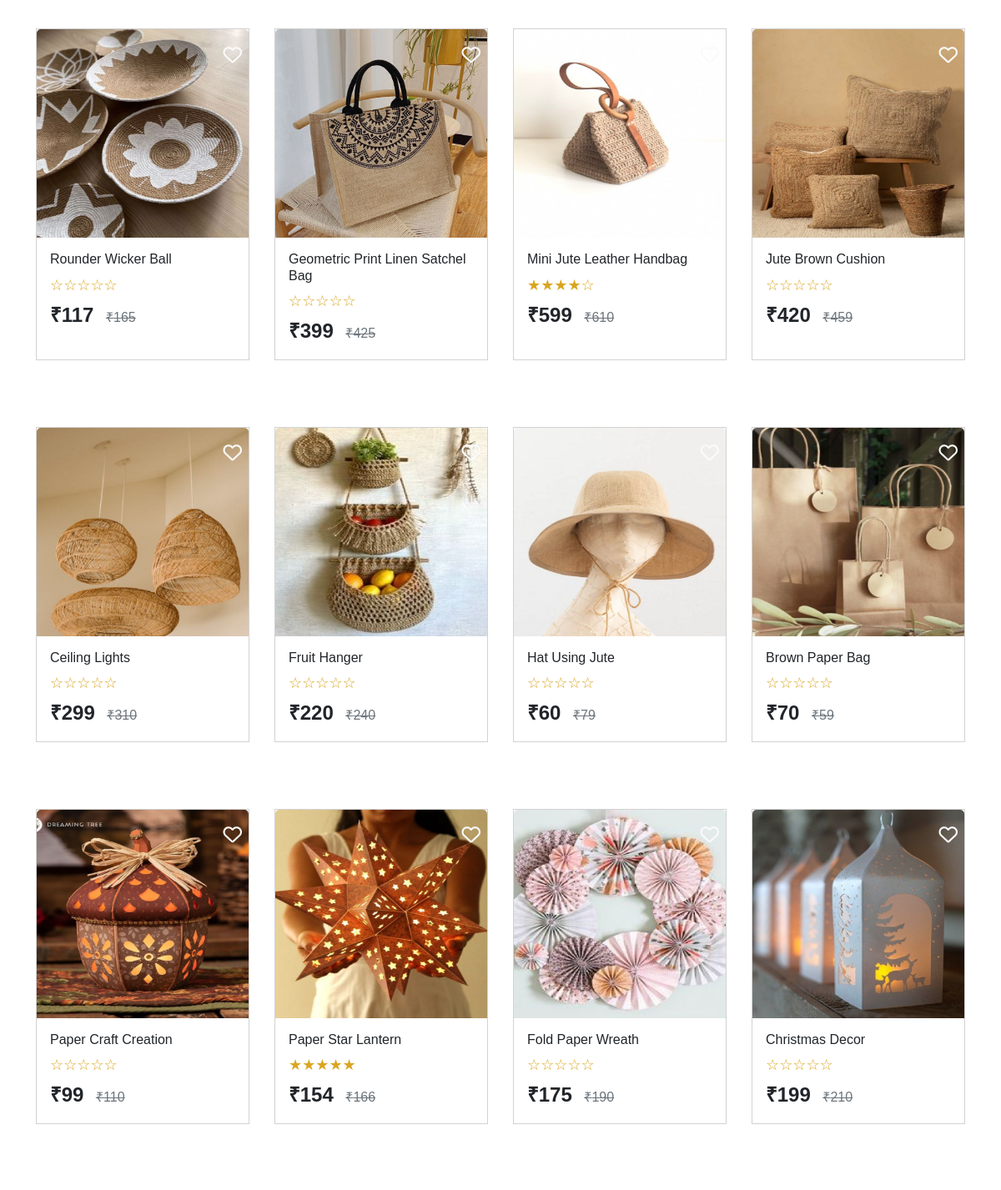
Before: / (middle part) with the older database file.
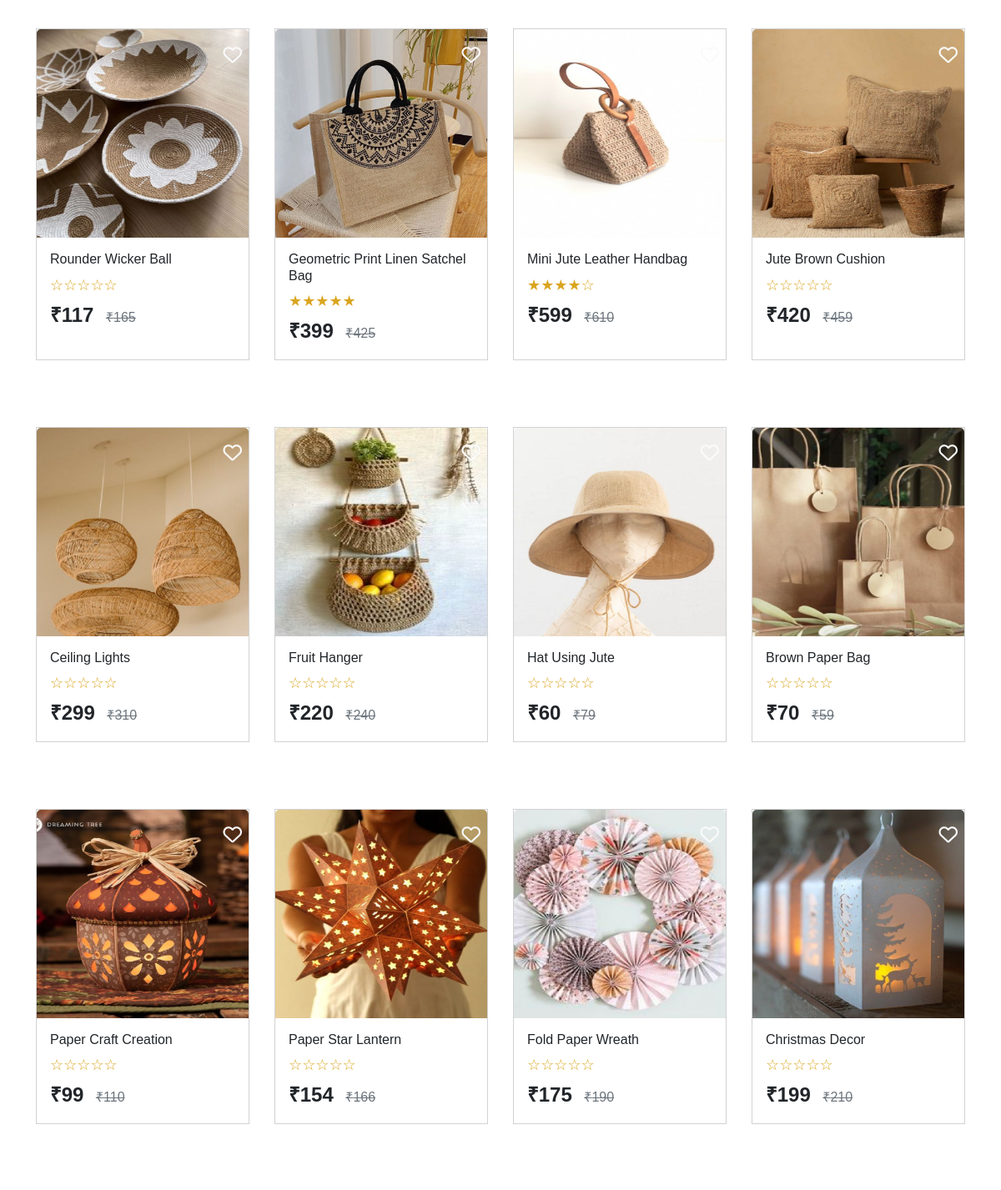
After: the same page with the newer database file.
### account/models.py (models this page shows, shortened)
class Productss(models.Model):
    title=models.CharField(max_length=100)
    description=models.CharField(max_length=500)
    price=models.IntegerField()
    offerprice=models.IntegerField()
    image=models.ImageField(upload_to='product_images')
    stock=models.IntegerField()
    ShippingFee=models.CharField(max_length=100,default='Free')
    created_at = models.DateTimeField(default=timezone.now)
    options=(
        ('PaperCraft','PaperCraft'),
        ('Wooden','Wooden'),
        ('Jute','Jute'),
    )
    category=models.CharField(max_length=100,choices=options)

### customer/views.py (the view)
# urls.py: path('',ShopView.as_view(),name='shop'),
class ShopView(ListView):
    template_name='shop.html'
    queryset=Productss.objects.all()
    context_object_name='products'
    def get_context_data(self, **kwargs):
        context = super().get_context_data(**kwargs)
        latest_products = Productss.objects.all().order_by('-created_at')[:8]
        context['latest_products'] = latest_products
        for product in context['latest_products']:
            avg_rating = ProductReview.objects.filter(product=product).aggregate(Avg('rating'))['rating__avg']
            product.avg_rating = avg_rating if avg_rating is not None else 0
        for product in context['products']:
            avg_rating = ProductReview.objects.filter(product=product).aggregate(Avg('rating'))['rating__avg']
            product.avg_rating = avg_rating if avg_rating is not None else 0
        return context

### customer/context_processors.py (called while the page is built)
def item_count(request):
    if request.user.is_authenticated:
        cart_count=Cart.objects.filter(user=request.user).count()
        wishlist_count=Wishlist.objects.filter(user=request.user).count()
        order_count=Orders.objects.filter(user=request.user).count()
        return {'cart':cart_count,'wishlist':wishlist_count,'order':order_count}
    else:
        return {"cart":0,'wishlist':0,"order":0}

### customer/templatetags/custom_filters.py (called while the page is built)
@register.filter
def to(value, max_value):
    try:
        value = int(value)
    except (ValueError, TypeError):
        value = 0
    filled_stars = '★' * value
    empty_stars = '☆' * (max_value - value)
    return filled_stars + empty_stars

### customer/templates/shop.html (shortened to what this page needs)
{% extends 'navbar.html' %}
{% block content %}
{% load static %}
{% load custom_filters %}
<div class="d-flex justify-content-center flex-wrap mt-5 mb-5" style="gap: 30px;">
    {% for i in products %}
    <div class="card" style="width: 16rem; border-radius: 0%; margin-top: 50px; position: relative;">
        <img src="{{i.image.url}}" height="250px" class="card-img-top" alt="...">
        <a href="{% url 'add_to_wishlist' i.id %}" class="mt-2 position-absolute top-0 end-0 m-2 text-danger" style="font-size: 30px; z-index: 10;">
            <i class="fa-regular fa-heart fa-fade fa-xs" style="color: #fafafa;"></i>
        </a>
        <div class="card-body">
            <h6 class="card-title">{{i.title}}</h6>
            <p class="mt-2 mb-1" style="color: goldenrod; font-size:large;">
                {{ i.avg_rating|to:5 }}
            </p>
            <p class="card-text" style="display: inline; margin-right: 10px;">
                <b style="font-size: x-large;">&#8377;{{i.offerprice}}</b>
            </p>
            <s class="card-text text-secondary">&#8377;{{i.price}}</s>
        </div>
    </div>
    {% endfor %}
</div>
{% endblock content %}

### customer/templates/navbar.html (shortened to what this page needs)
{% load static %}
<!DOCTYPE html>
<html lang="en">
<head>
    <link
        href="https://cdn.jsdelivr.net/npm/bootstrap@5.3.2/dist/css/bootstrap.min.css"
        rel="stylesheet"
    />
    <link rel="stylesheet" href="https://cdnjs.cloudflare.com/ajax/libs/font-awesome/6.7.1/css/all.min.css" />
</head>
<body>
{% block content %}
{% endblock content %}
</body>
</html>

### customer/templates/navbar.html (style rules this page uses)
* { font-family: 'Parkinsans', sans-serif; }

### customer/templates/shop.html (style rules this page uses)
.card { transition: transform 0.6s ease, box-shadow 0.6s ease; }

Changed rows visible on the page:
changed Productss "Geometric Print Linen Satchel Bag": avg_rating|to "☆☆☆☆☆" → "★★★★★"
computed for Productss "Paper Star Lantern": avg_rating|to "★★★★★" → "☆☆☆☆☆"
